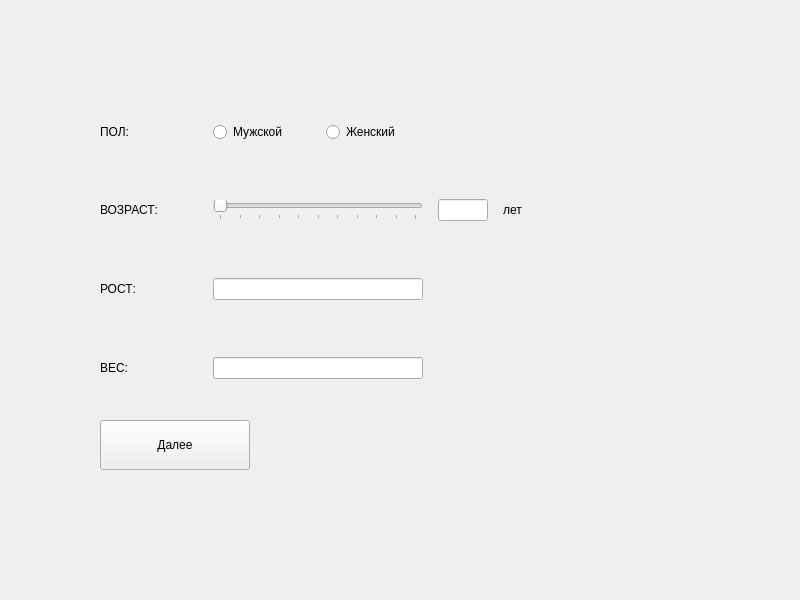
<?xml version="1.0" encoding="UTF-8"?>
<ui version="4.0">
 <class>TestWindow</class>
 <widget class="QWidget" name="TestWindow">
  <property name="geometry">
   <rect>
    <x>0</x>
    <y>0</y>
    <width>800</width>
    <height>600</height>
   </rect>
  </property>
  <property name="windowTitle">
   <string>Form</string>
  </property>
  <property name="windowIcon">
   <iconset resource="resources.qrc">
    <normaloff>:/pract/image.png</normaloff>:/pract/image.png</iconset>
  </property>
  <property name="styleSheet">
   <string notr="true"/>
  </property>
  <widget class="QWidget" name="layoutWidget">
   <property name="geometry">
    <rect>
     <x>100</x>
     <y>80</y>
     <width>501</width>
     <height>341</height>
    </rect>
   </property>
   <layout class="QGridLayout" name="gridLayout">
    <property name="spacing">
     <number>15</number>
    </property>
    <item row="1" column="4">
     <widget class="QLabel" name="label">
      <property name="text">
       <string>лет</string>
      </property>
     </widget>
    </item>
    <item row="3" column="0">
     <widget class="QLabel" name="weightLabel">
      <property name="text">
       <string>ВЕС:</string>
      </property>
     </widget>
    </item>
    <item row="0" column="2">
     <widget class="QRadioButton" name="femaleRadioButton">
      <property name="text">
       <string>Женский</string>
      </property>
     </widget>
    </item>
    <item row="0" column="0">
     <widget class="QLabel" name="genderLabel">
      <property name="text">
       <string>ПОЛ:</string>
      </property>
     </widget>
    </item>
    <item row="1" column="3">
     <widget class="QLineEdit" name="ageLineEdit">
      <property name="maximumSize">
       <size>
        <width>50</width>
        <height>300</height>
       </size>
      </property>
     </widget>
    </item>
    <item row="1" column="0">
     <widget class="QLabel" name="ageLabel">
      <property name="text">
       <string>ВОЗРАСТ:</string>
      </property>
     </widget>
    </item>
    <item row="2" column="0">
     <widget class="QLabel" name="heightLabel">
      <property name="text">
       <string>РОСТ:</string>
      </property>
     </widget>
    </item>
    <item row="2" column="1" colspan="2">
     <widget class="QLineEdit" name="heightLineEdit"/>
    </item>
    <item row="3" column="1" colspan="2">
     <widget class="QLineEdit" name="weightLineEdit">
      <property name="styleSheet">
       <string notr="true"/>
      </property>
     </widget>
    </item>
    <item row="0" column="1">
     <widget class="QRadioButton" name="maleRadioButton">
      <property name="text">
       <string>Мужской</string>
      </property>
     </widget>
    </item>
    <item row="1" column="1" colspan="2">
     <widget class="QSlider" name="ageHorizontalSlider">
      <property name="toolTipDuration">
       <number>3</number>
      </property>
      <property name="inputMethodHints">
       <set>Qt::ImhDigitsOnly</set>
      </property>
      <property name="maximum">
       <number>100</number>
      </property>
      <property name="value">
       <number>0</number>
      </property>
      <property name="sliderPosition">
       <number>0</number>
      </property>
      <property name="tracking">
       <bool>true</bool>
      </property>
      <property name="orientation">
       <enum>Qt::Horizontal</enum>
      </property>
      <property name="tickPosition">
       <enum>QSlider::TicksBelow</enum>
      </property>
      <property name="tickInterval">
       <number>0</number>
      </property>
     </widget>
    </item>
   </layout>
  </widget>
  <widget class="QPushButton" name="nextPageButton">
   <property name="geometry">
    <rect>
     <x>100</x>
     <y>420</y>
     <width>150</width>
     <height>50</height>
    </rect>
   </property>
   <property name="text">
    <string>Далее</string>
   </property>
  </widget>
 </widget>
 <resources>
  <include location="resources.qrc"/>
 </resources>
 <connections/>
</ui>
